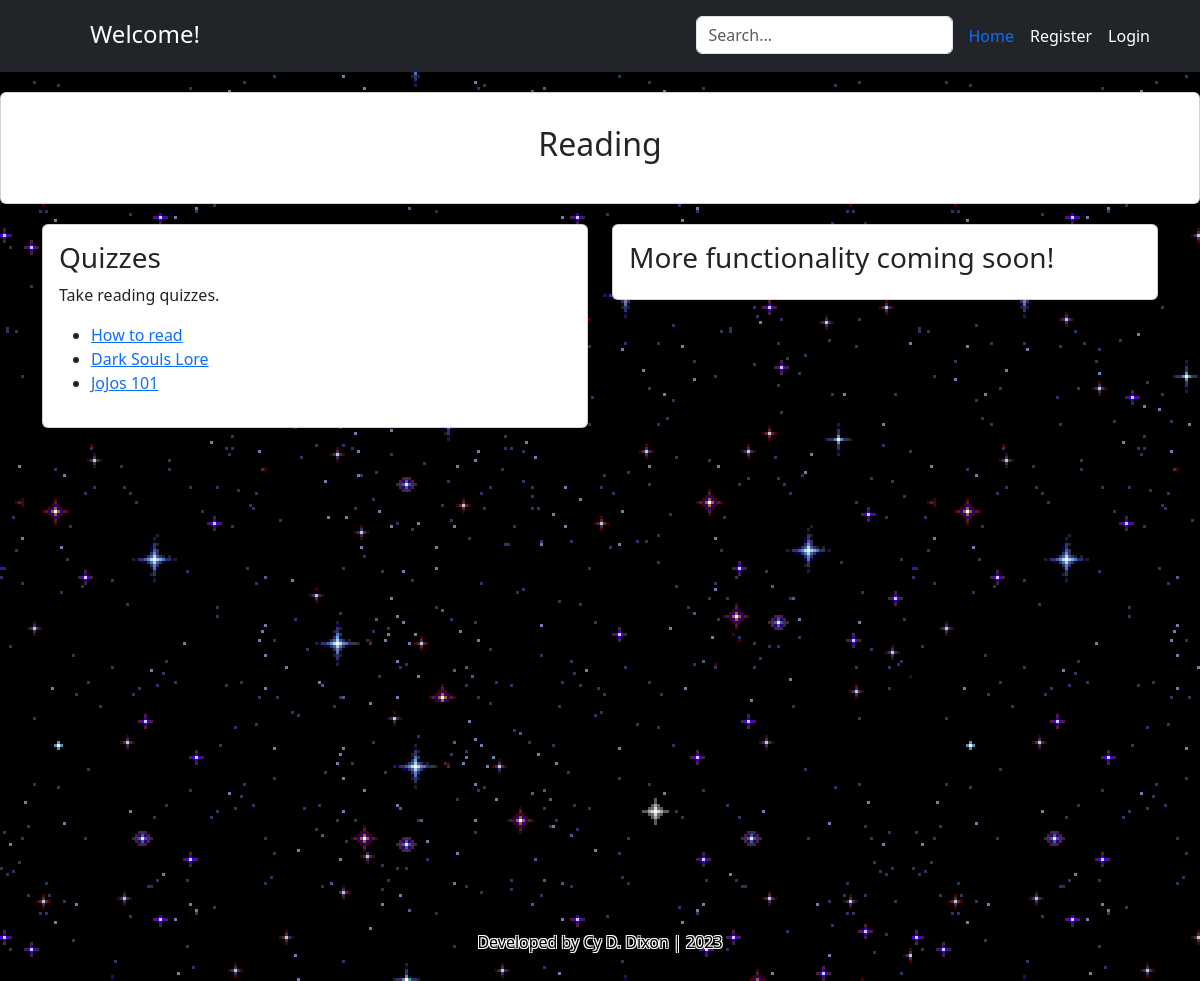
/quiz/reading/, run on the app's committed database.
### quiz/models.py (models this page shows, shortened)
class Quiz(models.Model):
    name = models.CharField(max_length=255)
    type = models.CharField(max_length=255, default="none")
    description = models.TextField(default="empty")

### quiz/views.py (the view)
# urls.py: path('reading/', views.reading_view, name='reading_page'),
def reading_view(request):
    context = {}
    quizzes = Quiz.objects.all()
    user = request.user
    quiz_takers = QuizTaker.objects.all()
    context['quiz_takers'] = quiz_takers
    context['user'] = user
    context['quizzes'] = quizzes
    return render(request, 'reading_page.html', context)

### quiz/templates/reading_page.html (shortened to what this page needs)
{% extends 'base.html' %}
{% load static %}
{% block content %}
<div class="card text-center p-3">
  <div class="card-body">
    <h2 class="card-title">Reading</h2>
  </div>
</div>
<div class="container">
  <div class="row">
    <div class="col-sm-6 mb-3 mb-sm-0">
      <div class="card">
        <div class="card-body">
          <h3 class="card-title">Quizzes</h3>
          <p class="card-text">Take reading quizzes.</p>
          <ul>
            {% for quiz in quizzes %}
              {% if quiz.type == 'Reading' %}
              <li><a href="{% url 'start_quiz' quiz.id %}">{{ quiz.name }}</a></li>
              {% endif %}
            {% endfor %}
          </ul>
        </div>
      </div>
    </div>
    <div class="col-sm-6 mb-3 mb-sm-0">
		<div class="card">
		  <div class="card-body">
			{% if user.is_admin %}
			<h3> Admin Tools </h3>
			<h5 class="card-title"><a href="{% url 'create_quiz' %}">Create Quiz</a> </h5>
			{% else %}
			<h3> More functionality coming soon!</h3>
			{% endif %}
		  </div>
		</div>
	</div>
  </div>
</div>
{% endblock content %}

### static/style2.css (style rules this page uses)
body { background-image: url('stars.gif'); }

### templates/snippets/header.html (style rules this page uses)
.p-3 { margin-bottom: 20px; }

### templates/snippets/base_css.html (style rules this page uses)
body { background-color: #F5F5F5; }

### data on the page
Quiz: name "How to read"
Quiz: name "Dark Souls Lore"
Quiz: name "JoJos 101"
